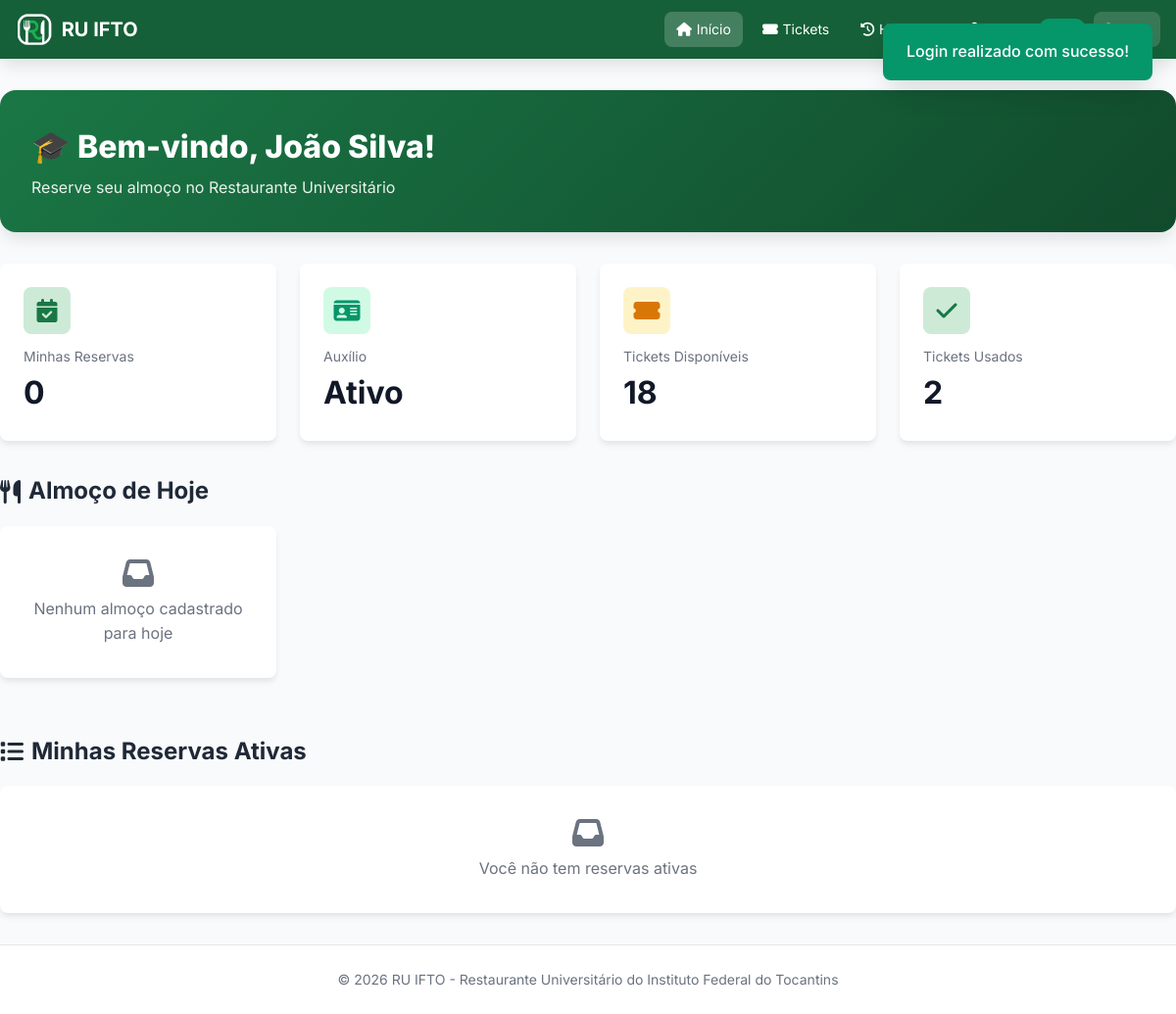
/dashboard.php (signed in), run on the app's committed database.
### tables this page shows
CREATE TABLE IF NOT EXISTS usuarios (
    id             INT UNSIGNED AUTO_INCREMENT PRIMARY KEY,
    nome           VARCHAR(120) NOT NULL,
    email          VARCHAR(150) NOT NULL UNIQUE,
    senha_hash     VARCHAR(255) NOT NULL,               
    perfil         ENUM('admin','aluno','visitante') NOT NULL DEFAULT 'aluno',
    matricula      VARCHAR(30)  NOT NULL DEFAULT '-',
    curso          VARCHAR(100) NOT NULL DEFAULT '-',
    periodo        VARCHAR(10)  NOT NULL DEFAULT '-',
    auxilio_ativo  TINYINT(1)   NOT NULL DEFAULT 0,
    tickets_totais INT UNSIGNED NOT NULL DEFAULT 0,
    tickets_usados INT UNSIGNED NOT NULL DEFAULT 0,
    valor_refeicao DECIMAL(6,2) NOT NULL DEFAULT 0.00,  
    criado_em      DATETIME     NOT NULL DEFAULT CURRENT_TIMESTAMP,
    CONSTRAINT chk_tickets CHECK (tickets_usados <= tickets_totais)
);

### config/config.php (called while the page is built, shortened)
<?php
spl_autoload_register(function (string $classe) {
    $arquivo = ROOT_PATH . '/src/' . $classe . '.php';
});
require_once ROOT_PATH . '/src/helpers.php';

### src/Database.php (called while the page is built, shortened)
<?php
class Database
{
    private static ?PDO $instancia = null;
    public static function conectar(): PDO
    {
        if (self::$instancia === null) {
            $dsn = sprintf('mysql:host=%s;port=%s;dbname=%s;charset=utf8mb4', DB_HOST, DB_PORT, DB_NAME);
            try {
                self::$instancia = new PDO($dsn, DB_USER, DB_PASS, [
                    PDO::ATTR_ERRMODE            => PDO::ERRMODE_EXCEPTION,
                    PDO::ATTR_DEFAULT_FETCH_MODE => PDO::FETCH_ASSOC,
                    PDO::ATTR_EMULATE_PREPARES   => false,
                ]);
            } catch (PDOException $e) {
                http_response_code(500);
                exit('Erro ao conectar ao banco de dados. Verifique config/config.php e se o script database/ruifto.sql foi importado.');
            }
        }
        return self::$instancia;
    }
}

### src/Model.php (called while the page is built, shortened)
<?php
abstract class Model
{
    protected static string $tabela;
    protected static function db(): PDO
    {
        return Database::conectar();
    }
    public static function fromRow(array $linha): static
    {
        $obj = new static();
        foreach ($linha as $campo => $valor) {
            if (property_exists($obj, $campo)) {
                $obj->$campo = $valor;
            }
        }
        $obj->id = (int) $linha['id'];
        return $obj;
    }
    public static function buscar(int $id): ?static
    {
        $st = static::db()->prepare('SELECT * FROM ' . static::$tabela . ' WHERE id = :id');
        $st->execute([':id' => $id]);
        $linha = $st->fetch();
        return $linha ? static::fromRow($linha) : null;
    }
}

### src/Auth.php (called while the page is built, shortened)
<?php
class Auth
{
    public static function usuario(): ?Usuario
    {
        static $cache = false;
        if ($cache !== false) {
            return $cache;
        }
        $cache = isset($_SESSION['usuario_id']) ? Usuario::buscar((int) $_SESSION['usuario_id']) : null;
        return $cache;
    }
    public static function exigirLogin(): Usuario
    {
        $u = self::usuario();
        return $u;
    }
    public static function exigirUsuarioComum(): Usuario
    {
        $u = self::exigirLogin();
        return $u;
    }
}

### src/Usuario.php (called while the page is built, shortened)
<?php
class Usuario extends Model
{
    public string $perfil = 'aluno';
    public int $tickets_totais = 0;
    public int $tickets_usados = 0;
    public function ticketsDisponiveis(): int
    {
        return max(0, (int) $this->tickets_totais - (int) $this->tickets_usados);
    }
    public function isAdmin(): bool     { return $this->perfil === 'admin'; }
    public function isVisitante(): bool { return $this->perfil === 'visitante'; }
}

### src/helpers.php (called while the page is built, shortened)
<?php
function e(?string $texto): string
{
    return htmlspecialchars((string) $texto, ENT_QUOTES, 'UTF-8');
}

### src/Reserva.php (called while the page is built, shortened)
<?php
class Reserva extends Model
{
    public static function listarPorUsuario(int $usuarioId, ?string $status = null): array
    {
        $sql = self::SELECT_BASE . ' WHERE r.usuario_id = :u';
        $p = [':u' => $usuarioId];
        if ($status) {
            $sql .= ' AND r.status = :s';
            $p[':s'] = $status;
        }
        $st = self::db()->prepare($sql . ' ORDER BY r.data_reserva DESC, r.id DESC');
        $st->execute($p);
        return $st->fetchAll();
    }
}

### src/Refeicao.php (called while the page is built, shortened)
<?php
class Refeicao extends Model
{
    public static function doDia(?string $data = null): array
    {
        $st = self::db()->prepare("SELECT * FROM refeicoes WHERE tipo = 'almoco' AND data = :d");
        $st->execute([':d' => $data ?? date('Y-m-d')]);
        return array_map([self::class, 'fromRow'], $st->fetchAll());
    }
}

### dashboard.php (the view, shortened to what this page needs)
<?php
require_once __DIR__ . '/config/config.php';
$user = Auth::exigirUsuarioComum();
$almocos  = Refeicao::doDia();
$ativas   = Reserva::listarPorUsuario($user->id, 'confirmada');
$visitante = $user->isVisitante();
$valor = (float) ($user->valor_refeicao ?: PRECO_REFEICAO_VISITANTE);
require __DIR__ . '/includes/header.php';
?>
<div class="dashboard-header">
    <h1><?= $visitante ? '👤' : '🎓' ?> Bem-vindo, <?= e($user->nome) ?>!</h1>
    <p><?= $visitante ? 'Reserve seu almoço avulso no Restaurante Universitário' : 'Reserve seu almoço no Restaurante Universitário' ?></p>
</div>
<section class="stats-grid" aria-label="Resumo da conta">
    <div class="stat-card">
        <div class="stat-icon blue"><i class="fas fa-calendar-check"></i></div>
        <div class="stat-label">Minhas Reservas</div>
        <div class="stat-value"><?= count($ativas) ?></div>
    </div>
<?php if ($visitante): ?>
    <div class="stat-card"><div class="stat-icon yellow"><i class="fas fa-money-bill-wave"></i></div>
        <div class="stat-label">Valor por Refeição</div><div class="stat-value"><?= dinheiro($valor) ?></div></div>
    <div class="stat-card"><div class="stat-icon green"><i class="fas fa-cash-register"></i></div>
        <div class="stat-label">Pagamento</div><div class="stat-value" style="font-size:1.1rem;">Avulso no caixa</div></div>
    <div class="stat-card"><div class="stat-icon blue"><i class="fas fa-id-badge"></i></div>
        <div class="stat-label">Tipo de Conta</div><div class="stat-value" style="font-size:1.1rem;">Visitante</div></div>
<?php else: ?>
    <div class="stat-card"><div class="stat-icon <?= $user->auxilio_ativo ? 'green' : 'red' ?>"><i class="fas fa-id-card"></i></div>
        <div class="stat-label">Auxílio</div><div class="stat-value"><?= $user->auxilio_ativo ? 'Ativo' : 'Inativo' ?></div></div>
    <div class="stat-card"><div class="stat-icon yellow"><i class="fas fa-ticket-alt"></i></div>
        <div class="stat-label">Tickets Disponíveis</div><div class="stat-value"><?= $user->ticketsDisponiveis() ?></div></div>
    <div class="stat-card"><div class="stat-icon blue"><i class="fas fa-check"></i></div>
        <div class="stat-label">Tickets Usados</div><div class="stat-value"><?= (int) $user->tickets_usados ?></div></div>
<?php endif; ?>
</section>
<div class="section-title"><i class="fas fa-utensils"></i> Almoço de Hoje</div>
<section class="refeicoes-grid" aria-label="Cardápio do dia">
<?php if (!$almocos): ?>
    <div class="panel vazio"><i class="fas fa-inbox" style="font-size:2rem;display:block;margin-bottom:.5rem;"></i>Nenhum almoço cadastrado para hoje</div>
<?php endif; ?>
</section>
<div class="section-title" style="margin-top:2rem;"><i class="fas fa-list"></i> Minhas Reservas Ativas</div>
<ul class="reservas-list">
<?php if (!$ativas): ?>
    <li class="vazio"><i class="fas fa-inbox" style="font-size:2rem;display:block;margin-bottom:.5rem;"></i>Você não tem reservas ativas</li>
<?php endif; ?>
</ul>
<?php require __DIR__ . '/includes/footer.php';

### assets/css/style.css (style rules this page uses)
* { margin: 0; padding: 0; box-sizing: border-box; }
:root { --primary-50: #eaf6ee; --primary-100: #cdead7; --primary-200: #a3d9b6; --primary-300: #71c390; --primary-400: #45ab72; --primary-500: #268f57; --primary-600: #1a7745; --primary-700: #156038; --primary-800: #114a2c; --primary-900: #0c3520; --gray-50: #f9fafb; --gray-100: #f3f4f6; --gray-200: #e5e7eb; --gray-300: #d1d5db; --gray-400: #9ca3af; --gray-500: #6b7280; --gray-600: #4b5563; --gray-700: #374151; --gray-800: #1f2937; --gray-900: #111827; --green-100: #d1fae5; --green-600: #059669; --green-800: #065f46; --red-100: #fee2e2; --red-600: #dc2626; --red-800: #991b1b; --yellow-100: #fef3c7; --yellow-600: #d97706; --shadow-sm: 0 1px 2px 0 rgb(0 0 0 / 0.05); --shadow-md: 0 4px 6px -1px rgb(0 0 0 / 0.1); --shadow-lg: 0 10px 15px -3px rgb(0 0 0 / 0.1); --shadow-xl: 0 20px 25px -5px rgb(0 0 0 / 0.1); --radius: 0.5rem; --radius-lg: 1rem; }
body { font-family: 'Inter', -apple-system, BlinkMacSystemFont, sans-serif; background: var(--gray-50); color: var(--gray-900); line-height: 1.6; min-height: 100vh; }
.dashboard-header { background: linear-gradient(135deg, var(--primary-600), var(--primary-800)); color: white; padding: 2rem; border-radius: var(--radius-lg); margin-bottom: 2rem; box-shadow: var(--shadow-lg); }
.dashboard-header h1 { font-size: 2rem; font-weight: 800; }
.dashboard-header p { opacity: 0.9; margin-top: 0.25rem; }
.stats-grid { display: grid; grid-template-columns: repeat(auto-fit, minmax(200px, 1fr)); gap: 1.5rem; margin-bottom: 2rem; }
.stat-card { background: white; padding: 1.5rem; border-radius: var(--radius); box-shadow: var(--shadow-md); transition: all 0.3s; cursor: default; }
.stat-card .stat-icon { width: 48px; height: 48px; border-radius: var(--radius); display: flex; align-items: center; justify-content: center; font-size: 1.5rem; margin-bottom: 0.75rem; }
.stat-card .stat-icon.blue { background: var(--primary-100); color: var(--primary-600); }
.stat-card .stat-icon.green { background: var(--green-100); color: var(--green-600); }
.stat-card .stat-icon.yellow { background: var(--yellow-100); color: var(--yellow-600); }
.stat-card .stat-label { font-size: 0.875rem; color: var(--gray-500); }
.stat-card .stat-value { font-size: 2rem; font-weight: 700; color: var(--gray-900); }
.section-title { font-size: 1.5rem; font-weight: 700; color: var(--gray-800); margin-bottom: 1rem; display: flex; align-items: center; gap: 0.5rem; }
.refeicoes-grid { display: grid; grid-template-columns: repeat(auto-fill, minmax(280px, 1fr)); gap: 1.5rem; margin-bottom: 2rem; }
.reservas-list { background: white; border-radius: var(--radius); box-shadow: var(--shadow-md); overflow: hidden; }

### assets/css/extra.css (style rules this page uses)
.panel { background:#fff; border-radius:var(--radius); padding:1.5rem; box-shadow:var(--shadow-md); margin-bottom:1.5rem; overflow-x:auto; }
.vazio { padding:2rem; text-align:center; color:var(--gray-500); list-style:none; }

### data on the page
usuarios: nome "João Silva", $user->ticketsDisponiveis() "18", tickets_usados "2"

### other printed values
count($ativas) "0"
